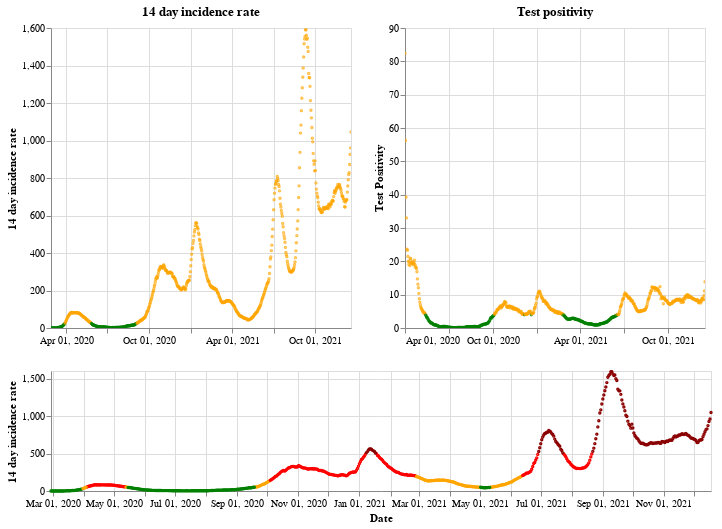

This figure's notebook cell:
### Markdown cell above
## Scotland

### Code cell
plot_traffic_light('Scotland')

### Figure 1 — Vega-Lite specification as saved in the notebook (floating-point values rounded to 4 significant figures; data arrays with more than 128 entries replaced by an {"elided": "..."} marker saying what was removed)
{"config": {"view": {"continuousWidth": 400, "continuousHeight": 300}}, "vconcat": [{"hconcat": [{"mark": {"type": "point", "size": 2}, "encoding": {"color": {"condition": {"value": "green", "test": "(datum.twoWeeklyCasesRate <= 25)"}, "value": "orange"}, "tooltip": [{"type": "nominal", "field": "areaName"}, {"type": "temporal", "field": "date"}, {"type": "quantitative", "field": "twoWeeklyCasesRate"}, {"type": "quantitative", "field": "testPositivity"}], "x": {"type": "temporal", "axis": {"title": ""}, "field": "date", "scale": {"domain": {"selection": "DateBrush"}}, "timeUnit": "yearmonthdate"}, "y": {"type": "quantitative", "axis": {"title": "14 day incidence rate"}, "field": "twoWeeklyCasesRate"}}, "title": "14 day incidence rate", "width": 300}, {"mark": {"type": "point", "size": 2}, "encoding": {"color": {"condition": {"value": "green", "test": "(datum.testPositivity <= 4)"}, "value": "orange"}, "tooltip": [{"type": "nominal", "field": "areaName"}, {"type": "temporal", "field": "date"}, {"type": "quantitative", "field": "twoWeeklyCasesRate"}, {"type": "quantitative", "field": "testPositivity"}], "x": {"type": "temporal", "axis": {"title": ""}, "field": "date", "scale": {"domain": {"selection": "DateBrush"}}, "timeUnit": "yearmonthdate"}, "y": {"type": "quantitative", "axis": {"title": "Test Positivity"}, "field": "testPositivity"}}, "title": "Test positivity", "width": 300}]}, {"layer": [{"mark": {"type": "point", "size": 2}, "encoding": {"color": {"condition": {"value": "orange", "test": "(((datum.testPositivity < 4) && (datum.twoWeeklyCasesRate >= 50)) && (datum.twoWeeklyCasesRate < 200))"}, "value": "red"}, "opacity": {"condition": {"value": 1, "test": "((datum.twoWeeklyCasesRate >= 50) && (datum.twoWeeklyCasesRate < 500))"}, "value": 0}, "tooltip": [{"type": "nominal", "field": "areaName"}, {"type": "temporal", "field": "date"}, {"type": "quantitative", "field": "twoWeeklyCasesRate"}, {"type": "quantitative", "field": "testPositivity"}], "x": {"type": "temporal", "axis": {"title": "Date"}, "field": "date", "timeUnit": "yearmonthdate"}, "y": {"type": "quantitative", "axis": {"title": "14 day incidence rate"}, "field": "twoWeeklyCasesRate"}}, "selection": {"DateBrush": {"type": "interval", "encodings": ["x"], "fields": ["Time"]}}}, {"mark": {"type": "point", "size": 2}, "encoding": {"color": {"value": "darkred"}, "opacity": {"condition": {"value": 1, "test": "(datum.twoWeeklyCasesRate >= 500)"}, "value": 0}, "tooltip": [{"type": "nominal", "field": "areaName"}, {"type": "temporal", "field": "date"}, {"type": "quantitative", "field": "twoWeeklyCasesRate"}, {"type": "quantitative", "field": "testPositivity"}], "x": {"type": "temporal", "axis": {"title": "Date"}, "field": "date", "timeUnit": "yearmonthdate"}, "y": {"type": "quantitative", "axis": {"title": "14 day incidence rate"}, "field": "twoWeeklyCasesRate"}}}, {"mark": {"type": "point", "size": 2}, "encoding": {"color": {"condition": {"value": "green", "test": "((datum.testPositivity < 4) && (datum.twoWeeklyCasesRate < 50))"}, "value": "orange"}, "opacity": {"condition": {"value": 1, "test": "(datum.twoWeeklyCasesRate < 50)"}, "value": 0}, "tooltip": [{"type": "nominal", "field": "areaName"}, {"type": "temporal", "field": "date"}, {"type": "quantitative", "field": "twoWeeklyCasesRate"}, {"type": "quantitative", "field": "testPositivity"}], "x": {"type": "temporal", "axis": {"title": "Date"}, "field": "date", "timeUnit": "yearmonthdate"}, "y": {"type": "quantitative", "axis": {"title": "14 day incidence rate"}, "field": "twoWeeklyCasesRate"}}}], "height": 120, "width": 660}], "data": {"name": "data-bc92541d882963661c259cfdbba75a2a"}, "$schema": "https://vega.github.io/schema/vega-lite/v4.8.1.json", "datasets": {"data-bc92541d882963661c259cfdbba75a2a": {"elided": "660 records"}}}
